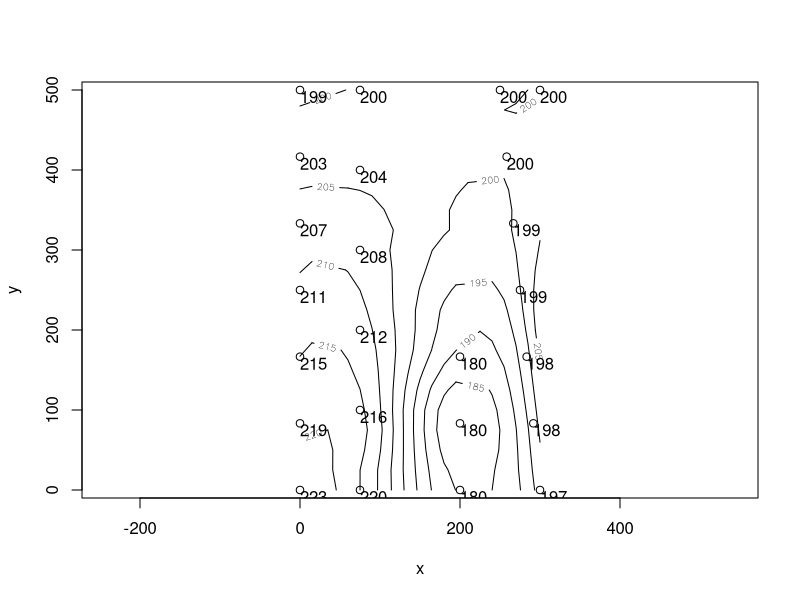

Here is the R script that generated this plot:
genertopo <- function(length = 500, width=300, height=200, perc=4, east.dist = 50) {
    road.end <- height + perc * length/100
    ## Corner points: lowerleft, lower right, upper left, upper right.
    corner.df  <-  data.frame(x = c(0, width, 0, width),
                              y = c(0, 0, length, length),
                              z = c(road.end + perc * (width/4)/100,
                                    height + rnorm(1, sd = 2),
                                    height + rnorm(1, sd = 3), height
                                    )
                              )
    ## Neutral line at quarter of width from bottom to top
    neutr.points = 6
    neutr.df <- data.frame(x = rep(width/4, neutr.points),
                           y = seq(0, length, length.out = neutr.points),
                           z = seq(road.end, height, length.out = neutr.points)
                           )
    ## Edge points
    edge.points <- 5
    corner.idx  <- c(1, edge.points + 2)# Corner index to remove
    ## y from south to north
    edge.y  <- seq(0,
                   length,
                   length.out = edge.points + 2)[-corner.idx]
    ## East edge moves easter only southest point removed
    east.x  <- seq(width,
                   width - east.dist,
                   length.out = edge.points + 2)[-corner.idx[1]]
    ## Only south east corner removed from z
    east.df <- data.frame(x = east.x,
                          y = c(edge.y, length), # Northern edge added
                          z = seq(corner.df[2, "z"],
                                  height,
                                  length.out = edge.points + 2)[-corner.idx[1]]
                          )
    ## West edge
    west.df <- data.frame(x = rep(0, edge.points),
                          y = edge.y,
                          z = seq(corner.df[1, "z"],
                                  corner.df[3, "z"],
                                  length.out = edge.points + 2)[-corner.idx]
                          )
    ## Divider between planned and ori road
    div.points = 3
    divider.df <- data.frame(x = rep(2 * width/3, div.points),
                             y = seq(0, length/3, length.out = div.points),
                             z = rep(height - perc * length/100, div.points)
                             )
    rbind(corner.df, neutr.df, east.df, west.df, divider.df)
}

topo <- genertopo()

topo.loess <- loess(z ~ x * y, topo,span=0.5, normalize=F)
topo.ma <- list(x=seq(0,300,length.out=21),y=seq(0,500,length.out = 21))
topo.lo <- predict(topo.loess, expand.grid(topo.ma), se=T)
library(MASS)
eqscplot(topo.ma, typ="n")
contour(topo.ma$x, topo.ma$y, topo.lo$fit, add=T)
points(topo[,1:2])
text(topo[,"x"], topo[,"y"], round(topo[,"z"]), adj=c(0,1))
